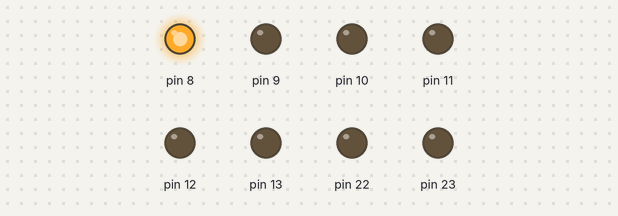
Simulated run of this sketch. Board: Arduino Uno, built with avr-gcc and run on an emulated ATmega328P. On the bench: output pins drawn as LEDs (lit = HIGH).

Above: at 0.1 s.
At 4.6 s:
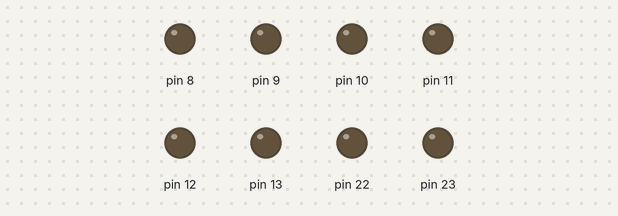
At 9.1 s:
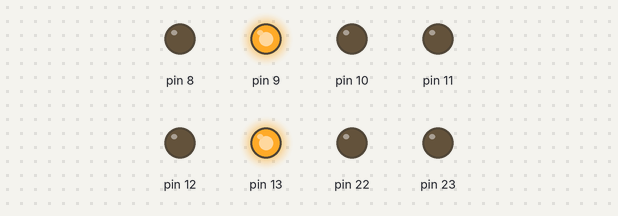
At 18.1 s:
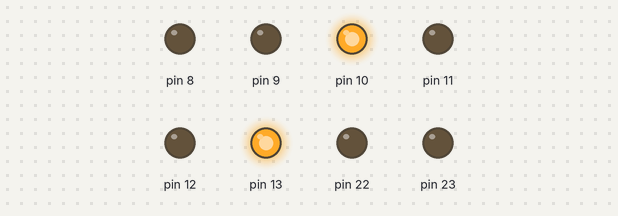
At 27.1 s:
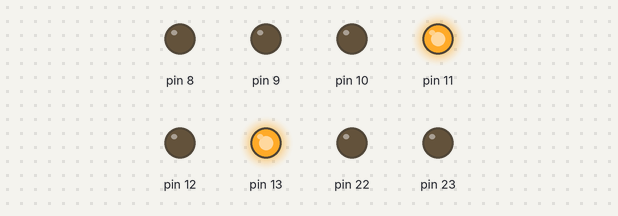
At 36.6 s:
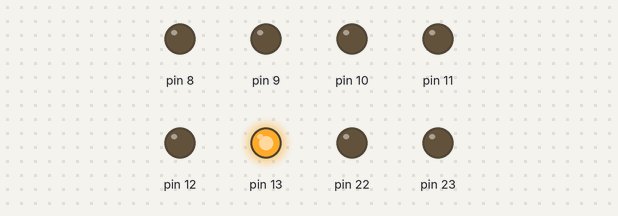
Timing chart, 0 to 40.0 s (numbered marks = the images above):
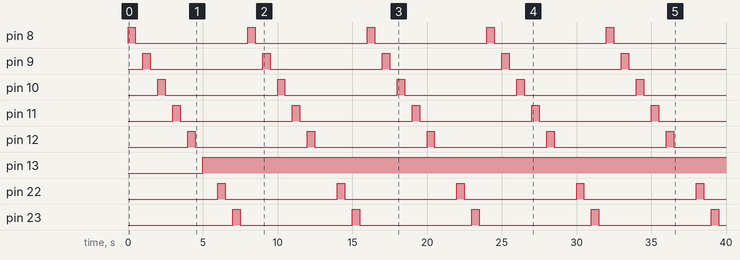

Measured:
- by itself, pin 8–12, pin 22, pin 23: alternates HIGH for 0.50 s and LOW for 7.5 s
- by itself, pin 13: LOW → HIGH at 5.0 s

The sketch:

Lab_4_TEST_4.2-2.ino
```cpp
void setup() {
  DDRB |= B11111111;
}

void loop() {
  for(int i=0;i<=7;i++){
    switch(i){
      case 0:
        PORTB |= B00000001;
        delay(500);
        PORTB &= B11111110;
        delay(500);
        break;
     case 1:
        PORTB |= B00000010;
        delay(500);
        PORTB &= B11111101;
        delay(500);
        break;
     case 2:
        PORTB |= B00000100;
        delay(500);
        PORTB &= B11111011;
        delay(500);
        break;
     case 3:
        PORTB |= B00001000;
        delay(500);
        PORTB &= B11110111;
        delay(500);
        break;
     case 4:
        PORTB |= B00010000;
        delay(500);
        PORTB &= B11101111;
        delay(500);
        break;
     case 5:
        PORTB |= B00100000;
        delay(500);
        PORTB &= B1101111;
        delay(500);
        break;
     case 6:
        PORTB |= B01000000;
        delay(500);
        PORTB &= B10111111;
        delay(500);
        break;
     case 7:
        PORTB |= B10000000;
        delay(500);
        PORTB &= B01111111;
        delay(500);
        break;
     }
  }
}
```
